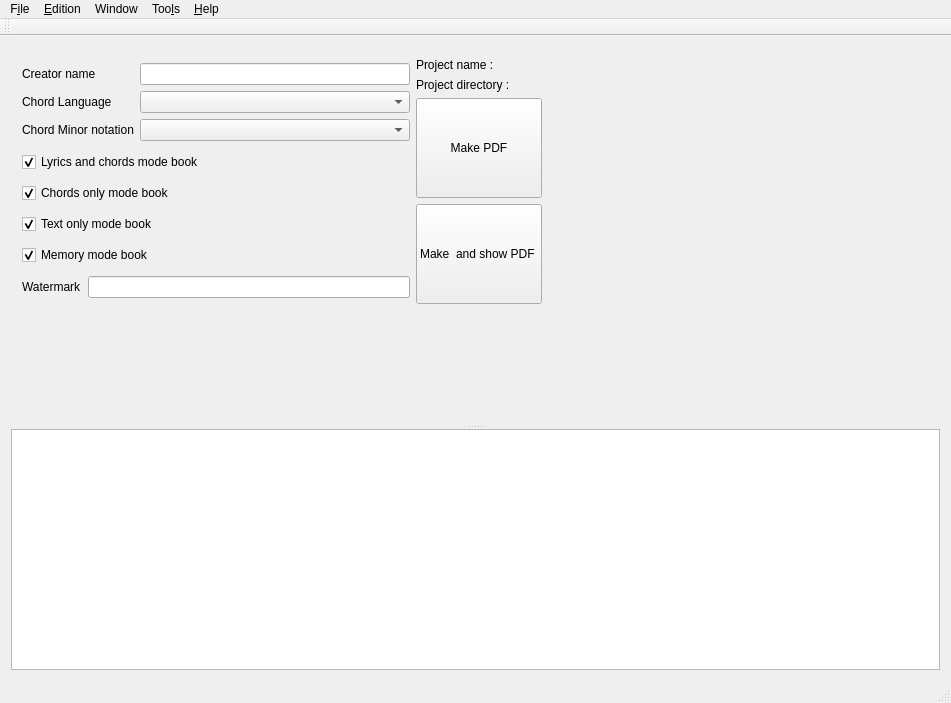
<?xml version="1.0" encoding="UTF-8"?>
<ui version="4.0">
 <class>MainWindow</class>
 <widget class="QMainWindow" name="MainWindow">
  <property name="geometry">
   <rect>
    <x>0</x>
    <y>0</y>
    <width>951</width>
    <height>703</height>
   </rect>
  </property>
  <property name="windowTitle">
   <string>Chord V</string>
  </property>
  <property name="windowIcon">
   <iconset resource="../Resources/resources.qrc">
    <normaloff>:/Image/Images/icon.png</normaloff>:/Image/Images/icon.png</iconset>
  </property>
  <widget class="QWidget" name="centralWidget">
   <layout class="QHBoxLayout" name="horizontalLayout_3">
    <item>
     <widget class="QSplitter" name="splitter">
      <property name="orientation">
       <enum>Qt::Vertical</enum>
      </property>
      <widget class="QStackedWidget" name="stackedWidget">
       <property name="currentIndex">
        <number>1</number>
       </property>
       <widget class="QWidget" name="pageEditor">
        <layout class="QHBoxLayout" name="horizontalLayout_14">
         <item>
          <widget class="FormEditor" name="textEditCho3File" native="true"/>
         </item>
        </layout>
       </widget>
       <widget class="QWidget" name="pageDefinition">
        <layout class="QVBoxLayout" name="verticalLayout_5">
         <item>
          <layout class="QVBoxLayout" name="verticalLayout_4">
           <item>
            <layout class="QHBoxLayout" name="horizontalLayout_2">
             <item>
              <layout class="QVBoxLayout" name="verticalLayout_3">
               <item>
                <layout class="QHBoxLayout" name="horizontalLayout">
                 <item>
                  <layout class="QVBoxLayout" name="verticalLayout">
                   <item>
                    <widget class="QLabel" name="labelCreatorName">
                     <property name="text">
                      <string>Creator name</string>
                     </property>
                    </widget>
                   </item>
                   <item>
                    <widget class="QLabel" name="labelChordLanguage">
                     <property name="text">
                      <string>Chord Language</string>
                     </property>
                    </widget>
                   </item>
                   <item>
                    <widget class="QLabel" name="labelChordMinorNotation">
                     <property name="text">
                      <string>Chord Minor notation</string>
                     </property>
                    </widget>
                   </item>
                  </layout>
                 </item>
                 <item>
                  <layout class="QVBoxLayout" name="verticalLayout_2">
                   <item>
                    <widget class="QLineEdit" name="lineEditCreatorName"/>
                   </item>
                   <item>
                    <widget class="QComboBox" name="comboBoxChordLanguage"/>
                   </item>
                   <item>
                    <widget class="QComboBox" name="comboBoxMinorNotation"/>
                   </item>
                  </layout>
                 </item>
                </layout>
               </item>
               <item>
                <widget class="QCheckBox" name="checkBoxLyricsMode">
                 <property name="text">
                  <string>Lyrics and chords mode book</string>
                 </property>
                 <property name="checked">
                  <bool>true</bool>
                 </property>
                </widget>
               </item>
               <item>
                <widget class="QCheckBox" name="checkBoxChordMode">
                 <property name="text">
                  <string>Chords only mode book</string>
                 </property>
                 <property name="checked">
                  <bool>true</bool>
                 </property>
                </widget>
               </item>
               <item>
                <widget class="QCheckBox" name="checkBoxTextMode">
                 <property name="text">
                  <string>Text only mode book</string>
                 </property>
                 <property name="checked">
                  <bool>true</bool>
                 </property>
                </widget>
               </item>
               <item>
                <widget class="QCheckBox" name="checkBoxMemoryMode">
                 <property name="text">
                  <string>Memory mode book</string>
                 </property>
                 <property name="checked">
                  <bool>true</bool>
                 </property>
                </widget>
               </item>
               <item>
                <layout class="QHBoxLayout" name="horizontalLayout_4">
                 <item>
                  <widget class="QLabel" name="labelWatermark">
                   <property name="text">
                    <string>Watermark</string>
                   </property>
                  </widget>
                 </item>
                 <item>
                  <widget class="QLineEdit" name="lineEditWatermark"/>
                 </item>
                </layout>
               </item>
              </layout>
             </item>
             <item>
              <layout class="QVBoxLayout" name="verticalLayout_8">
               <item>
                <layout class="QVBoxLayout" name="verticalLayout_6">
                 <item>
                  <layout class="QHBoxLayout" name="horizontalLayout_5">
                   <item>
                    <widget class="QLabel" name="labelProjectName">
                     <property name="text">
                      <string>Project name :</string>
                     </property>
                    </widget>
                   </item>
                   <item>
                    <widget class="QLabel" name="labelNameProjectName">
                     <property name="text">
                      <string/>
                     </property>
                    </widget>
                   </item>
                  </layout>
                 </item>
                 <item>
                  <layout class="QHBoxLayout" name="horizontalLayout_7">
                   <item>
                    <widget class="QLabel" name="labelDirProject">
                     <property name="text">
                      <string>Project directory :</string>
                     </property>
                    </widget>
                   </item>
                   <item>
                    <widget class="QLabel" name="labelNameDirProject">
                     <property name="text">
                      <string/>
                     </property>
                    </widget>
                   </item>
                  </layout>
                 </item>
                </layout>
               </item>
               <item>
                <widget class="QPushButton" name="pushButtonMakePDF">
                 <property name="minimumSize">
                  <size>
                   <width>100</width>
                   <height>100</height>
                  </size>
                 </property>
                 <property name="text">
                  <string>Make PDF</string>
                 </property>
                </widget>
               </item>
               <item>
                <widget class="QPushButton" name="pushButtonMakeAndShowPDF">
                 <property name="minimumSize">
                  <size>
                   <width>100</width>
                   <height>100</height>
                  </size>
                 </property>
                 <property name="text">
                  <string>Make  and show PDF </string>
                 </property>
                </widget>
               </item>
              </layout>
             </item>
             <item>
              <spacer name="horizontalSpacer">
               <property name="orientation">
                <enum>Qt::Horizontal</enum>
               </property>
               <property name="sizeHint" stdset="0">
                <size>
                 <width>40</width>
                 <height>20</height>
                </size>
               </property>
              </spacer>
             </item>
            </layout>
           </item>
           <item>
            <spacer name="verticalSpacer">
             <property name="orientation">
              <enum>Qt::Vertical</enum>
             </property>
             <property name="sizeHint" stdset="0">
              <size>
               <width>419</width>
               <height>34</height>
              </size>
             </property>
            </spacer>
           </item>
          </layout>
         </item>
        </layout>
       </widget>
       <widget class="QWidget" name="pageLyricsAndChordMode">
        <layout class="QVBoxLayout" name="verticalLayout_13">
         <item>
          <widget class="LyricsConfig" name="widgetLyricsMode" native="true"/>
         </item>
        </layout>
       </widget>
       <widget class="QWidget" name="pageChordMpde">
        <layout class="QVBoxLayout" name="verticalLayout_14">
         <item>
          <widget class="ChordConfig" name="widgetChordMode" native="true"/>
         </item>
        </layout>
       </widget>
       <widget class="QWidget" name="pageTextMode">
        <layout class="QVBoxLayout" name="verticalLayout_15">
         <item>
          <widget class="TextConfig" name="widgetTextMode" native="true"/>
         </item>
        </layout>
       </widget>
       <widget class="QWidget" name="pageMemoryMode">
        <layout class="QVBoxLayout" name="verticalLayout_16">
         <item>
          <widget class="MemoryConfig" name="widgetMemoryMode" native="true"/>
         </item>
        </layout>
       </widget>
      </widget>
      <widget class="LogMessages" name="log"/>
     </widget>
    </item>
   </layout>
  </widget>
  <widget class="QMenuBar" name="menuBar">
   <property name="geometry">
    <rect>
     <x>0</x>
     <y>0</y>
     <width>951</width>
     <height>36</height>
    </rect>
   </property>
   <widget class="QMenu" name="menuFile">
    <property name="title">
     <string>F&amp;ile</string>
    </property>
    <addaction name="actionNew_Project"/>
    <addaction name="actionOpen_Project"/>
    <addaction name="separator"/>
    <addaction name="actionOpen_Song_File"/>
    <addaction name="actionExport_tho_cho3_file"/>
    <addaction name="separator"/>
    <addaction name="actionClose"/>
    <addaction name="actionQuit"/>
    <addaction name="actionSave"/>
    <addaction name="actionSave_As"/>
   </widget>
   <widget class="QMenu" name="menuTools">
    <property name="title">
     <string>Too&amp;ls</string>
    </property>
    <widget class="QMenu" name="menuPreferences_hints">
     <property name="title">
      <string>Preferences &amp;hints</string>
     </property>
     <addaction name="actionSave_Current_as_Defaut"/>
     <addaction name="actionReset_Preferences_as_Origin"/>
     <addaction name="actionForce_configuration_files_to_currrent_project"/>
    </widget>
    <widget class="QMenu" name="menuBuild_PDF">
     <property name="title">
      <string>&amp;Build PDF</string>
     </property>
     <addaction name="actionBuildText"/>
     <addaction name="actionBuildLyrics"/>
     <addaction name="actionBuildChord"/>
     <addaction name="actionBuildMemory"/>
     <addaction name="actionBuildAll"/>
    </widget>
    <widget class="QMenu" name="menuLaunch_PDF_Viewer">
     <property name="title">
      <string>&amp;Launch PDF Viewer</string>
     </property>
     <addaction name="actionViewText"/>
     <addaction name="actionViewLyrics"/>
     <addaction name="actionViewChord"/>
     <addaction name="actionViewMemory"/>
     <addaction name="actionViewLastbuilt"/>
    </widget>
    <widget class="QMenu" name="menuBuild_and_Launch_PDF">
     <property name="title">
      <string>B&amp;uild and Launch PDF</string>
     </property>
     <addaction name="actionBuildAndViewText"/>
     <addaction name="actionBuildAndViewLyrics"/>
     <addaction name="actionBuildAndViewChord"/>
     <addaction name="actionBuildAndViewMemory"/>
    </widget>
    <widget class="QMenu" name="menuImport_other_format">
     <property name="title">
      <string>Conversion</string>
     </property>
     <addaction name="action2Line2chordpro"/>
     <addaction name="actionChangeChordLang"/>
     <addaction name="actionTranspose_chords"/>
    </widget>
    <addaction name="actionProduce_PDF_files"/>
    <addaction name="separator"/>
    <addaction name="actionPreferences"/>
    <addaction name="menuPreferences_hints"/>
    <addaction name="separator"/>
    <addaction name="actionChord_defintion"/>
    <addaction name="separator"/>
    <addaction name="menuImport_other_format"/>
    <addaction name="separator"/>
    <addaction name="menuLaunch_PDF_Viewer"/>
    <addaction name="menuBuild_PDF"/>
    <addaction name="menuBuild_and_Launch_PDF"/>
    <addaction name="separator"/>
   </widget>
   <widget class="QMenu" name="menuHelp">
    <property name="title">
     <string>&amp;Help</string>
    </property>
    <addaction name="actionDocumentation"/>
    <addaction name="actionAbout"/>
    <addaction name="actionSystem_Info"/>
   </widget>
   <widget class="QMenu" name="menuEdition">
    <property name="title">
     <string>&amp;Edition</string>
    </property>
    <addaction name="actionSearch"/>
    <addaction name="actionReplace"/>
    <addaction name="separator"/>
    <addaction name="actionZoomIn"/>
    <addaction name="actionZoomOut"/>
   </widget>
   <widget class="QMenu" name="menuOutput">
    <property name="title">
     <string>Window</string>
    </property>
    <addaction name="separator"/>
    <addaction name="actionSelectEditor"/>
    <addaction name="actionSelectDefinition"/>
    <addaction name="separator"/>
    <addaction name="actionSelectText"/>
    <addaction name="actionSelectLyrics"/>
    <addaction name="actionSelectChord"/>
    <addaction name="actionSelectMemory"/>
   </widget>
   <addaction name="menuFile"/>
   <addaction name="menuEdition"/>
   <addaction name="menuOutput"/>
   <addaction name="menuTools"/>
   <addaction name="menuHelp"/>
  </widget>
  <widget class="QToolBar" name="mainToolBar">
   <attribute name="toolBarArea">
    <enum>TopToolBarArea</enum>
   </attribute>
   <attribute name="toolBarBreak">
    <bool>false</bool>
   </attribute>
  </widget>
  <widget class="QStatusBar" name="statusBar"/>
  <action name="actionNew_Project">
   <property name="text">
    <string>&amp;New Project</string>
   </property>
  </action>
  <action name="actionOpen_Project">
   <property name="text">
    <string>&amp;Open Project</string>
   </property>
  </action>
  <action name="actionQuit">
   <property name="text">
    <string>&amp;Quit</string>
   </property>
  </action>
  <action name="actionSave_Current_as_Defaut">
   <property name="text">
    <string>&amp;Save Current as Defaut</string>
   </property>
  </action>
  <action name="actionSave">
   <property name="text">
    <string>Sa&amp;ve</string>
   </property>
   <property name="shortcut">
    <string>Ctrl+S</string>
   </property>
  </action>
  <action name="actionSave_As">
   <property name="text">
    <string>Sav&amp;e As</string>
   </property>
  </action>
  <action name="actionDocumentation">
   <property name="text">
    <string>Documentation</string>
   </property>
   <property name="shortcut">
    <string>F1</string>
   </property>
  </action>
  <action name="actionAbout">
   <property name="text">
    <string>&amp;About</string>
   </property>
  </action>
  <action name="actionLast_Project">
   <property name="text">
    <string>Last Project</string>
   </property>
  </action>
  <action name="actionLast_Poject">
   <property name="text">
    <string>&amp;Last Projects</string>
   </property>
  </action>
  <action name="actionProduce_PDF_files">
   <property name="enabled">
    <bool>false</bool>
   </property>
   <property name="text">
    <string>&amp;Produce PDF files</string>
   </property>
  </action>
  <action name="actionPreferences">
   <property name="text">
    <string>Pr&amp;eferences</string>
   </property>
   <property name="shortcut">
    <string>Ctrl+O</string>
   </property>
  </action>
  <action name="actionOpen_Song_File">
   <property name="text">
    <string>&amp;Import cho3 File</string>
   </property>
  </action>
  <action name="actionChord_defintion">
   <property name="text">
    <string>&amp;Chord definition</string>
   </property>
   <property name="shortcut">
    <string>F3</string>
   </property>
  </action>
  <action name="actionSystem_Info">
   <property name="text">
    <string>&amp;System Info</string>
   </property>
  </action>
  <action name="actionSearch">
   <property name="text">
    <string>&amp;Find</string>
   </property>
   <property name="shortcut">
    <string>Ctrl+F</string>
   </property>
  </action>
  <action name="actionReplace">
   <property name="text">
    <string>&amp;Replace</string>
   </property>
   <property name="shortcut">
    <string>Ctrl+R</string>
   </property>
  </action>
  <action name="actionSelectDefinition">
   <property name="checkable">
    <bool>true</bool>
   </property>
   <property name="text">
    <string>&amp;Global definitions</string>
   </property>
  </action>
  <action name="actionSelectText">
   <property name="checkable">
    <bool>true</bool>
   </property>
   <property name="text">
    <string>&amp;Text only mode</string>
   </property>
  </action>
  <action name="actionSelectLyrics">
   <property name="checkable">
    <bool>true</bool>
   </property>
   <property name="text">
    <string>&amp;Lyrics and chord mode</string>
   </property>
  </action>
  <action name="actionSelectChord">
   <property name="checkable">
    <bool>true</bool>
   </property>
   <property name="text">
    <string>&amp;Chord mode</string>
   </property>
  </action>
  <action name="actionSelectMemory">
   <property name="checkable">
    <bool>true</bool>
   </property>
   <property name="text">
    <string>&amp;Memory mode</string>
   </property>
  </action>
  <action name="actionSelectEditor">
   <property name="checkable">
    <bool>true</bool>
   </property>
   <property name="text">
    <string>&amp;Editor</string>
   </property>
  </action>
  <action name="action1">
   <property name="text">
    <string>1</string>
   </property>
  </action>
  <action name="actionBuildAll">
   <property name="text">
    <string>&amp;Build All</string>
   </property>
   <property name="shortcut">
    <string>F9</string>
   </property>
  </action>
  <action name="actionBuildText">
   <property name="text">
    <string>&amp;Text</string>
   </property>
   <property name="shortcut">
    <string>F5</string>
   </property>
  </action>
  <action name="actionBuildLyrics">
   <property name="text">
    <string>&amp;Lyrics</string>
   </property>
   <property name="shortcut">
    <string>F6</string>
   </property>
  </action>
  <action name="actionBuildChord">
   <property name="text">
    <string>&amp;Chord</string>
   </property>
   <property name="shortcut">
    <string>F7</string>
   </property>
  </action>
  <action name="actionBuildMemory">
   <property name="text">
    <string>&amp;Memory</string>
   </property>
   <property name="shortcut">
    <string>F8</string>
   </property>
  </action>
  <action name="actionViewText">
   <property name="text">
    <string>&amp;Text</string>
   </property>
   <property name="shortcut">
    <string>Ctrl+F5</string>
   </property>
  </action>
  <action name="actionViewLyrics">
   <property name="text">
    <string>&amp;Lyrics</string>
   </property>
   <property name="shortcut">
    <string>Ctrl+F6</string>
   </property>
  </action>
  <action name="actionViewChord">
   <property name="text">
    <string>&amp;Chord</string>
   </property>
   <property name="shortcut">
    <string>Ctrl+F7</string>
   </property>
  </action>
  <action name="actionViewMemory">
   <property name="text">
    <string>&amp;Memory</string>
   </property>
   <property name="shortcut">
    <string>Ctrl+F8</string>
   </property>
  </action>
  <action name="actionReset_Preferences_as_Origin">
   <property name="text">
    <string>&amp;Reset Preferences as Origin</string>
   </property>
  </action>
  <action name="actionViewLastbuilt">
   <property name="text">
    <string>Last &amp;built</string>
   </property>
  </action>
  <action name="actionExport_tho_cho3_file">
   <property name="text">
    <string>Export to &amp;cho3 file</string>
   </property>
  </action>
  <action name="actionBuildAndViewText">
   <property name="text">
    <string>&amp;Text</string>
   </property>
   <property name="shortcut">
    <string>Shift+F6</string>
   </property>
  </action>
  <action name="actionBuildAndViewLyrics">
   <property name="text">
    <string>&amp;Lyrics</string>
   </property>
   <property name="shortcut">
    <string>Shift+F7</string>
   </property>
  </action>
  <action name="actionBuildAndViewMemory">
   <property name="text">
    <string>&amp;Memory</string>
   </property>
   <property name="shortcut">
    <string>Shift+F9</string>
   </property>
  </action>
  <action name="actionBuildAndViewChord">
   <property name="text">
    <string>&amp;Chord</string>
   </property>
   <property name="shortcut">
    <string>Shift+F8</string>
   </property>
  </action>
  <action name="actionZoomIn">
   <property name="text">
    <string>&amp;Zoom +</string>
   </property>
   <property name="shortcut">
    <string>Ctrl++</string>
   </property>
  </action>
  <action name="actionZoomOut">
   <property name="text">
    <string>Z&amp;oom - </string>
   </property>
   <property name="shortcut">
    <string>Ctrl+-</string>
   </property>
  </action>
  <action name="actionForce_configuration_files_to_currrent_project">
   <property name="text">
    <string>Force configuration files to currrent project</string>
   </property>
  </action>
  <action name="action2Line2chordpro">
   <property name="text">
    <string>Chords with chord on line above to chordpro format</string>
   </property>
  </action>
  <action name="actionChangeChordLang">
   <property name="text">
    <string>Change  the chords Language of the current song file</string>
   </property>
  </action>
  <action name="actionClose">
   <property name="text">
    <string>Close</string>
   </property>
  </action>
  <action name="actionTranspose_chords">
   <property name="text">
    <string>Transpose chords</string>
   </property>
  </action>
 </widget>
 <layoutdefault spacing="6" margin="11"/>
 <customwidgets>
  <customwidget>
   <class>LyricsConfig</class>
   <extends>QWidget</extends>
   <header>lyricsconfig.h</header>
   <container>1</container>
  </customwidget>
  <customwidget>
   <class>ChordConfig</class>
   <extends>QWidget</extends>
   <header>chordconfig.h</header>
   <container>1</container>
  </customwidget>
  <customwidget>
   <class>TextConfig</class>
   <extends>QWidget</extends>
   <header>textconfig.h</header>
   <container>1</container>
  </customwidget>
  <customwidget>
   <class>MemoryConfig</class>
   <extends>QWidget</extends>
   <header>memoryconfig.h</header>
   <container>1</container>
  </customwidget>
  <customwidget>
   <class>LogMessages</class>
   <extends>QTextEdit</extends>
   <header>logmessages.h</header>
  </customwidget>
  <customwidget>
   <class>FormEditor</class>
   <extends>QWidget</extends>
   <header>formeditor.h</header>
   <container>1</container>
  </customwidget>
 </customwidgets>
 <resources>
  <include location="../Resources/resources.qrc"/>
 </resources>
 <connections/>
</ui>
